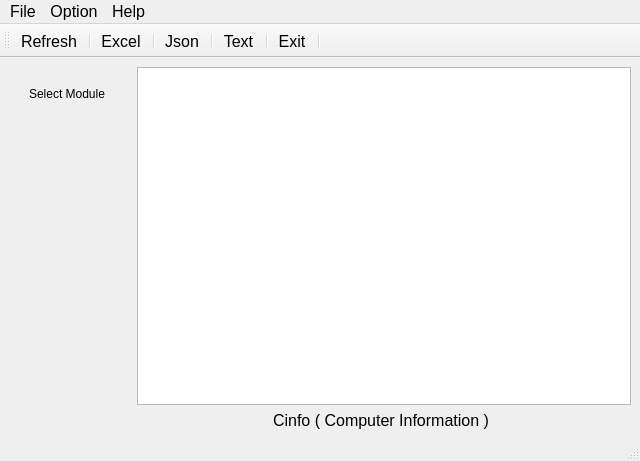
<?xml version="1.0" encoding="UTF-8"?>
<ui version="4.0">
 <class>Cinfo</class>
 <widget class="QMainWindow" name="Cinfo">
  <property name="geometry">
   <rect>
    <x>0</x>
    <y>0</y>
    <width>640</width>
    <height>461</height>
   </rect>
  </property>
  <property name="windowTitle">
   <string>Cinfo</string>
  </property>
  <property name="windowIcon">
   <iconset>
    <normaloff>icons/info.png</normaloff>icons/info.png</iconset>
  </property>
  <property name="iconSize">
   <size>
    <width>32</width>
    <height>24</height>
   </size>
  </property>
  <widget class="QWidget" name="centralwidget">
   <layout class="QGridLayout" name="gridLayout">
    <item row="0" column="0">
     <layout class="QVBoxLayout" name="Modules_verticalLayout">
      <property name="spacing">
       <number>1</number>
      </property>
      <property name="sizeConstraint">
       <enum>QLayout::SetDefaultConstraint</enum>
      </property>
      <property name="leftMargin">
       <number>20</number>
      </property>
      <property name="topMargin">
       <number>20</number>
      </property>
      <property name="rightMargin">
       <number>20</number>
      </property>
      <property name="bottomMargin">
       <number>20</number>
      </property>
      <item>
       <widget class="QLabel" name="label">
        <property name="enabled">
         <bool>true</bool>
        </property>
        <property name="minimumSize">
         <size>
          <width>70</width>
          <height>0</height>
         </size>
        </property>
        <property name="layoutDirection">
         <enum>Qt::RightToLeft</enum>
        </property>
        <property name="autoFillBackground">
         <bool>false</bool>
        </property>
        <property name="lineWidth">
         <number>1</number>
        </property>
        <property name="text">
         <string>Select Module</string>
        </property>
        <property name="textFormat">
         <enum>Qt::RichText</enum>
        </property>
        <property name="alignment">
         <set>Qt::AlignLeading|Qt::AlignLeft|Qt::AlignTop</set>
        </property>
       </widget>
      </item>
     </layout>
    </item>
    <item row="1" column="1" colspan="2">
     <widget class="QLabel" name="label_2">
      <property name="font">
       <font>
        <pointsize>12</pointsize>
       </font>
      </property>
      <property name="text">
       <string>Cinfo ( Computer Information )</string>
      </property>
      <property name="textFormat">
       <enum>Qt::PlainText</enum>
      </property>
      <property name="alignment">
       <set>Qt::AlignCenter</set>
      </property>
     </widget>
    </item>
    <item row="0" column="2">
     <layout class="QHBoxLayout" name="horizontalLayout">
      <item>
       <widget class="QTableWidget" name="result_tableWidget"/>
      </item>
     </layout>
    </item>
   </layout>
  </widget>
  <widget class="QMenuBar" name="menubar">
   <property name="geometry">
    <rect>
     <x>0</x>
     <y>0</y>
     <width>640</width>
     <height>27</height>
    </rect>
   </property>
   <property name="font">
    <font>
     <pointsize>12</pointsize>
    </font>
   </property>
   <widget class="QMenu" name="menuFile">
    <property name="font">
     <font>
      <family>Segoe UI</family>
      <pointsize>12</pointsize>
      <weight>50</weight>
      <bold>false</bold>
     </font>
    </property>
    <property name="title">
     <string>File</string>
    </property>
    <widget class="QMenu" name="menuExport_As">
     <property name="font">
      <font>
       <pointsize>16</pointsize>
      </font>
     </property>
     <property name="title">
      <string>Export As</string>
     </property>
     <addaction name="actionExcel"/>
     <addaction name="actionJson"/>
     <addaction name="actionText"/>
    </widget>
    <addaction name="actionRefresh"/>
    <addaction name="menuExport_As"/>
    <addaction name="separator"/>
    <addaction name="actionExit"/>
   </widget>
   <widget class="QMenu" name="menuOption">
    <property name="font">
     <font>
      <pointsize>16</pointsize>
     </font>
    </property>
    <property name="title">
     <string>Option</string>
    </property>
    <addaction name="actionPreferences"/>
   </widget>
   <widget class="QMenu" name="menuHelp">
    <property name="font">
     <font>
      <pointsize>12</pointsize>
     </font>
    </property>
    <property name="title">
     <string>Help</string>
    </property>
    <addaction name="actionAbout"/>
    <addaction name="actionHelp"/>
   </widget>
   <addaction name="menuFile"/>
   <addaction name="menuOption"/>
   <addaction name="menuHelp"/>
  </widget>
  <widget class="QToolBar" name="toolBar">
   <property name="windowTitle">
    <string>toolBar</string>
   </property>
   <property name="layoutDirection">
    <enum>Qt::LeftToRight</enum>
   </property>
   <property name="movable">
    <bool>true</bool>
   </property>
   <property name="iconSize">
    <size>
     <width>30</width>
     <height>24</height>
    </size>
   </property>
   <attribute name="toolBarArea">
    <enum>TopToolBarArea</enum>
   </attribute>
   <attribute name="toolBarBreak">
    <bool>false</bool>
   </attribute>
   <addaction name="actionRefresh"/>
   <addaction name="separator"/>
   <addaction name="actionExcel"/>
   <addaction name="separator"/>
   <addaction name="actionJson"/>
   <addaction name="separator"/>
   <addaction name="actionText"/>
   <addaction name="separator"/>
   <addaction name="actionExit"/>
   <addaction name="separator"/>
  </widget>
  <widget class="QStatusBar" name="statusBar"/>
  <action name="actionExcel">
   <property name="icon">
    <iconset>
     <normaloff>icons/excel.png</normaloff>icons/excel.png</iconset>
   </property>
   <property name="text">
    <string>Excel</string>
   </property>
   <property name="toolTip">
    <string>Export Record IntoExcel</string>
   </property>
   <property name="font">
    <font>
     <family>Segoe UI</family>
     <pointsize>12</pointsize>
    </font>
   </property>
  </action>
  <action name="actionJson">
   <property name="icon">
    <iconset>
     <normaloff>icons/Json.png</normaloff>icons/Json.png</iconset>
   </property>
   <property name="text">
    <string>Json</string>
   </property>
   <property name="toolTip">
    <string>Export into json File</string>
   </property>
   <property name="font">
    <font>
     <family>Segoe UI</family>
     <pointsize>12</pointsize>
    </font>
   </property>
  </action>
  <action name="actionText">
   <property name="icon">
    <iconset>
     <normaloff>icons/text.png</normaloff>icons/text.png</iconset>
   </property>
   <property name="text">
    <string>Text</string>
   </property>
   <property name="toolTip">
    <string>Export Into Text File</string>
   </property>
   <property name="font">
    <font>
     <family>Segoe UI</family>
     <pointsize>12</pointsize>
    </font>
   </property>
  </action>
  <action name="actionRefresh">
   <property name="icon">
    <iconset>
     <normaloff>icons/Refresh.png</normaloff>icons/Refresh.png</iconset>
   </property>
   <property name="text">
    <string>Refresh</string>
   </property>
   <property name="toolTip">
    <string>refresh</string>
   </property>
   <property name="font">
    <font>
     <family>Segoe UI</family>
     <pointsize>12</pointsize>
     <weight>50</weight>
     <bold>false</bold>
    </font>
   </property>
   <property name="shortcut">
    <string>Ctrl+F5</string>
   </property>
  </action>
  <action name="actionExit">
   <property name="icon">
    <iconset>
     <normaloff>icons/exit.png</normaloff>icons/exit.png</iconset>
   </property>
   <property name="text">
    <string>Exit</string>
   </property>
   <property name="toolTip">
    <string>Exit Window</string>
   </property>
   <property name="font">
    <font>
     <family>Segoe UI</family>
     <pointsize>12</pointsize>
    </font>
   </property>
   <property name="shortcut">
    <string>Ctrl+Q</string>
   </property>
  </action>
  <action name="actionAbout">
   <property name="icon">
    <iconset>
     <normaloff>icons/about.png</normaloff>icons/about.png</iconset>
   </property>
   <property name="text">
    <string>About</string>
   </property>
   <property name="toolTip">
    <string>Information </string>
   </property>
   <property name="font">
    <font>
     <family>Segoe UI</family>
     <pointsize>12</pointsize>
    </font>
   </property>
   <property name="shortcut">
    <string>Ctrl+I</string>
   </property>
  </action>
  <action name="actionHelp">
   <property name="icon">
    <iconset>
     <normaloff>icons/help.png</normaloff>icons/help.png</iconset>
   </property>
   <property name="text">
    <string>Help</string>
   </property>
   <property name="font">
    <font>
     <family>Segoe UI</family>
     <pointsize>12</pointsize>
    </font>
   </property>
   <property name="shortcut">
    <string>Ctrl+F1</string>
   </property>
  </action>
  <action name="actionPreferences">
   <property name="icon">
    <iconset>
     <normaloff>icons/Prefrences.png</normaloff>icons/Prefrences.png</iconset>
   </property>
   <property name="text">
    <string>Preferences</string>
   </property>
   <property name="font">
    <font>
     <family>Segoe UI</family>
     <pointsize>12</pointsize>
    </font>
   </property>
  </action>
 </widget>
 <resources/>
 <connections/>
</ui>
